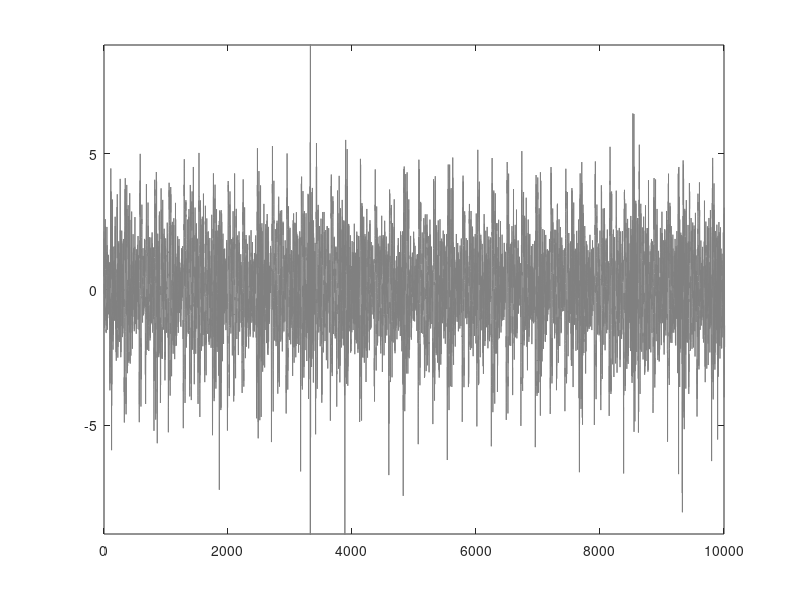
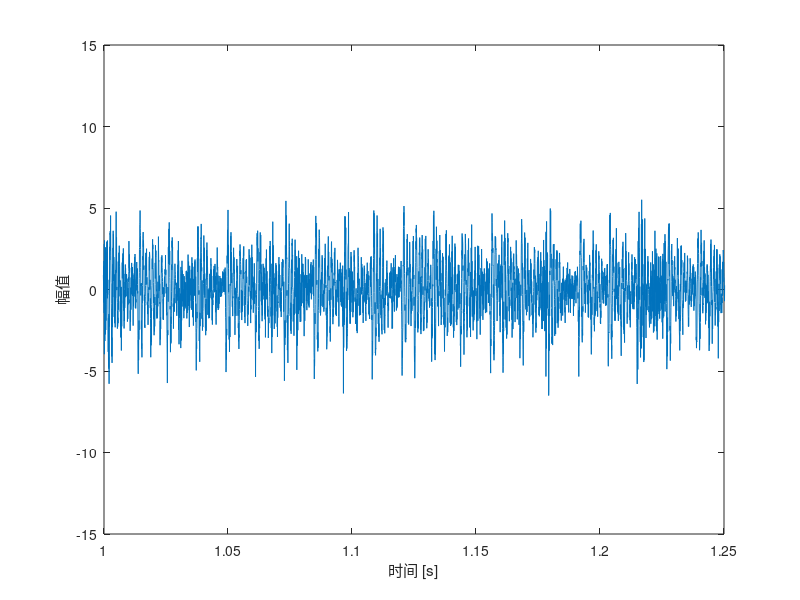

Write the MATLAB code that produced these figures, in order. (Note: this script raises an error after producing the figures.)
%% import signal
clear
clc
close all
%% chosen signal
% original signal
M = csvread('60.csv',1,0);
sig0=M(:,1);
figure,plot(sig0,'color',0.5*[1 1 1])
xlim([0,10000])
ylim([-9,9])
fs=26500;  % sampling freq.

% 20000length signal
y = sig0;
y = y(1:20000);
figure,plot(y)
xlabel('时间 [s]'),ylabel('幅值')
xlim([1*10^4,1.5*10^4])
xticklabels({'1','1.05','1.1','1.15','1.2','1.25','1.3','1.35','1.4','1.45','1.5'})

%% TQWT parameters
% High Q-factor wavelet transform
gamma=0.85;
%%% w = tqwt(x,Q,r,J);              % TQWT
%%%y = itqwt(w,Q,r,length(x));             % Inverse TQWT




%% Q,R inter
Q_range = 1:1:10;               
r_range = 3:1:5;
ka_range = 0.3:0.1:1;
N=200;
ESHE = zeros();
T1 = 107.9;
f=1/T1;
delt_p=1.5;
fz1 = zeros();
ff1 = zeros();
for i = 1 :length(Q_range)
    Q= Q_range(i);
    for j = 1:length(r_range)
        r = r_range(j);
        J = min(10,computeJmax(N,Q,r));
        for k=1:length(ka_range)
            ka = ka_range(k);
            x=TQWT_SR_L1_penalty2_fun(y,Q,r,J,gamma,ka,0);
            y_GMC = itqwt(x,Q,r,length(y));
%%%---%%% envelope spectrum harmonic energy
            blp=abs(fft(abs(hilbert(y_GMC))))/length(y_GMC)*2;
            ff0=(0:length(y_GMC)-1)/length(y_GMC)*fs;
            ff=ff0(1:round(length(y_GMC)/2));
            bl=blp(1:round(length(y_GMC)/2));
            bl(1)=0;
            jg=fix(f/fs*length(1:round(length(y_GMC)/2)));
            [pks,loc]=findpeaks(bl,'minpeakdistance',round(jg/10));
            f_temp=f;
            clear fz1 ff1
            for ij=1:5
                [~,zb0]=find(ff>=f_temp-delt_p,1,'first');
                [~,yb0]=find(ff<=f_temp+delt_p,1,'last');
                [~,loc1]=find(loc>=zb0 & loc<=yb0);
                [~,loc10]=min(abs(ff(loc(loc1))-f_temp));
                if ~isempty(loc10)
                    fz1(ij)=bl(loc(loc1(loc10)));
                    ff1(ij)=ff(loc(loc1(loc10)));
                    f_temp=f+ff(loc(loc1(loc10)));
                else
                    fz1(ij)=0;
                    f_temp=f+f_temp;
                end
            end
            ESHE(i,j,k)=sum(fz1(1:3).^2);      
        end
    end
end

%% parm sort
c = reshape(ESHE,1,[]);
c =sort(c,'descend');
figure,plot(c) 
ylabel('ESHE')
xlabel('数据长度')


%% choose Q,r,J
[i,j]=max(ESHE);
i=squeeze(i);
j=squeeze(j);
[i_,j_]=max(i);
[i__,j__]=max(i_);
max_k=j__;
max_j=j_(max_k);
max_i=j(max_j,max_k);
Q = Q_range(max_i);
r = r_range(max_j);
ka = ka_range(max_k);
J = min(10,computeJmax(N,Q,r));


%% TQWT sparse representation
x=TQWT_SR_L1_penalty2_fun(y,Q,r,J,gamma,ka,0)
y_GMC = itqwt(x,Q,r,length(y));
figure,plot(y_GMC,'color',0.5*[1 1 1]);
legend('故障特征信号','去噪信号')
xlabel('时间[s]'),ylabel('幅值')
xlim([0,0.4])
figure,plot(y_GMC,'color',0.5*[1 1 1])
xlabel('时间[s]'),ylabel('幅值')
blp=abs(fft(abs(hilbert(y_GMC))))/length(y_GMC)*2;
figure,plot(blp,'color',0.5*[1 1 1])
xlim([0,450]);
ylim([-2.2]);
blp(1)=0;
pl=(0:length(y_GMC)-1)/length(y_GMC)*fs;
figure,plot(pl(1:round(length(y_GMC)/2)),blp(1:round(length(y_GMC)/2)),'color',0.5*[1 1 1])
xlabel('频率 [Hz]'),ylabel('幅值')
xlim([0,450])

set(gca,'ytick',[],'yticklabel',[])
